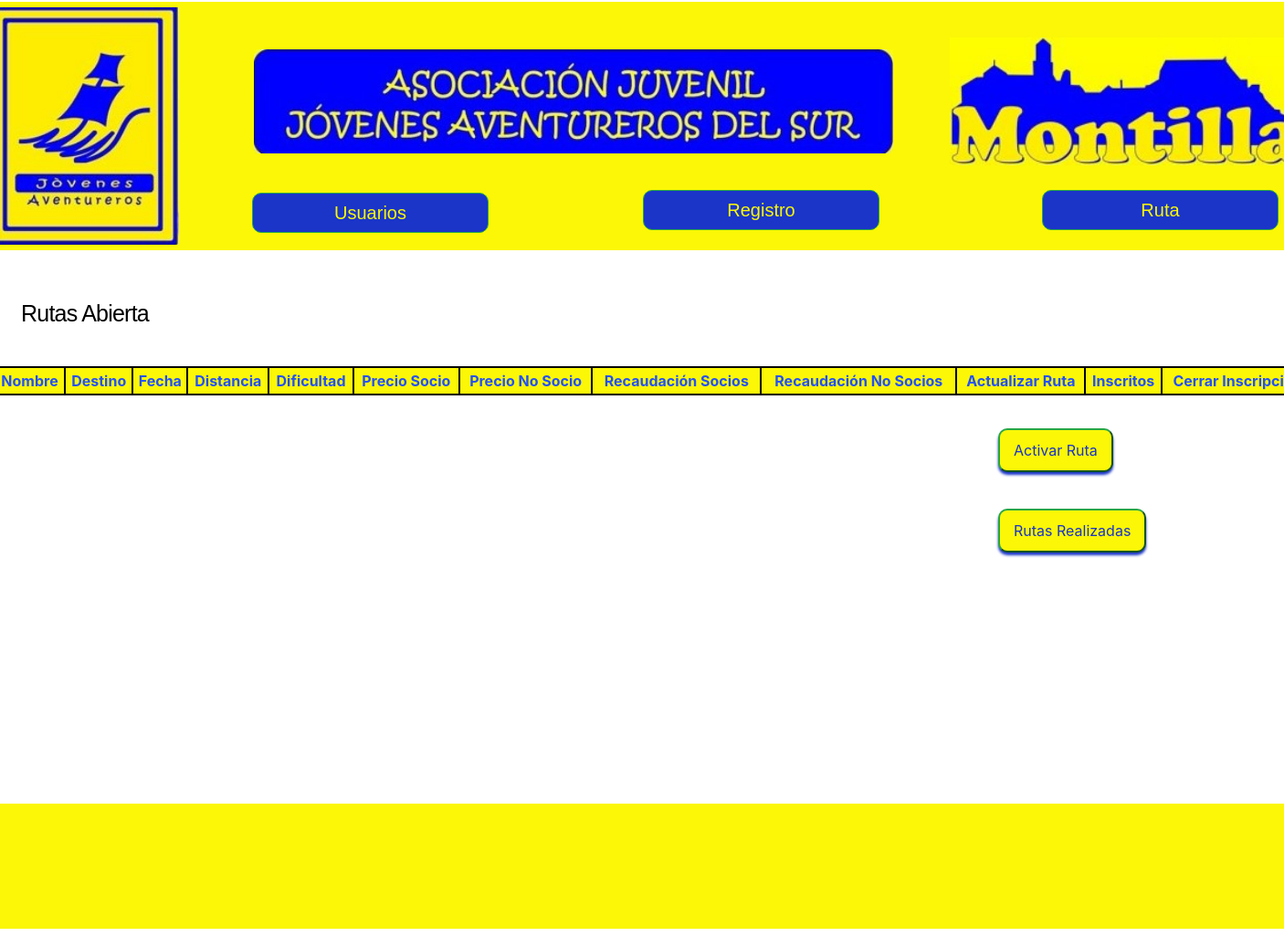
/socios/mostrarIncripciones/abiertas/, run on an earlier commit of the app's database.
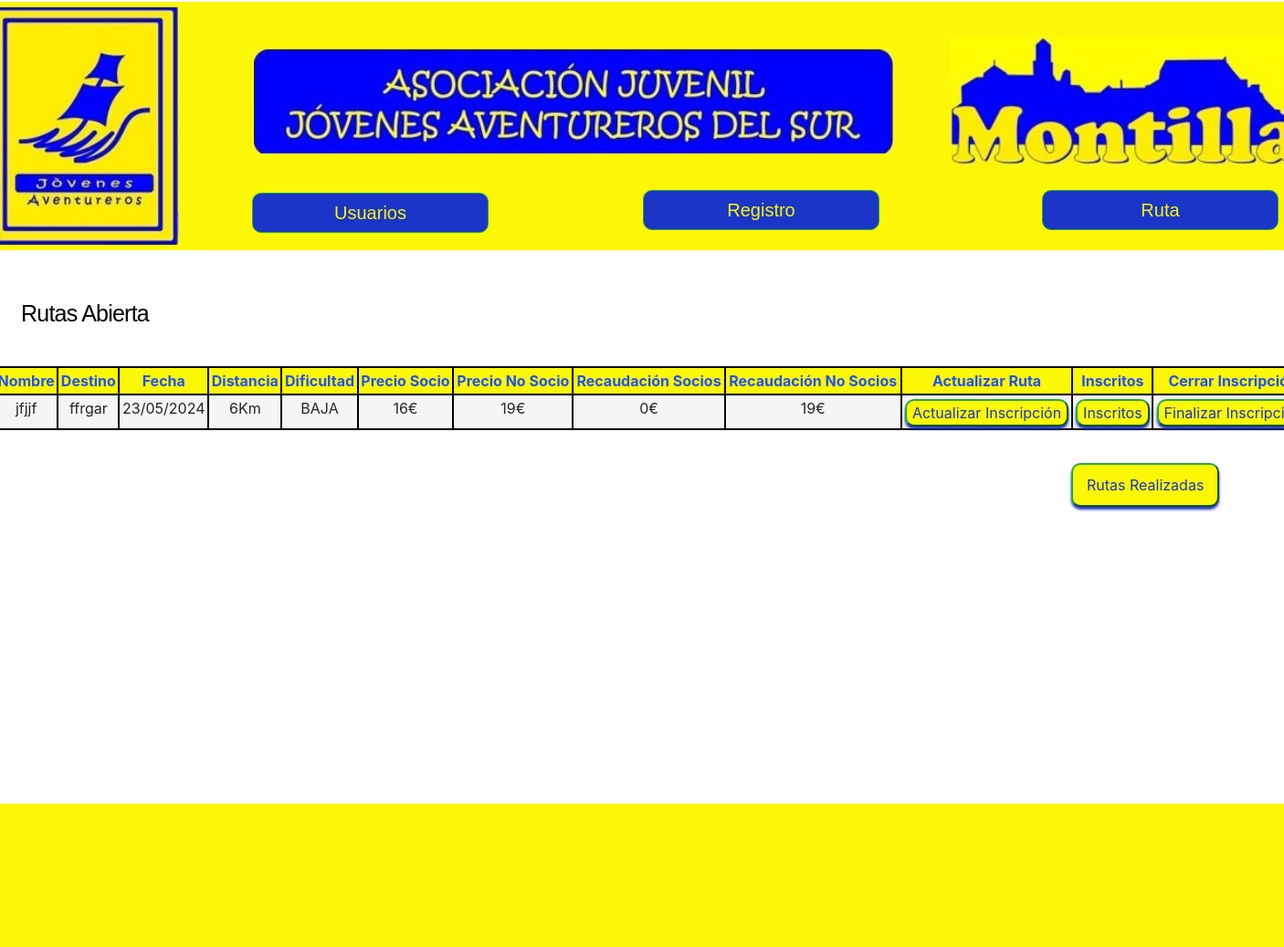
And on a later commit of the database.
### Socios/models.py (models this page shows, shortened)
class Inscripciones(models.Model):
    id = models.AutoField(primary_key=True)
    nombre = models.CharField(max_length=30)
    destino = models.CharField(max_length=30, blank=False)
    fecha = models.CharField(max_length=16, blank=False)
    distancia = models.IntegerField(default=0)
    dificultad = models.CharField(max_length=20, choices=DIFICULTAD, default=BAJA)
    precio_socio = models.PositiveIntegerField()
    precio_no_socio = models.PositiveIntegerField()
    finalizada = models.BooleanField(default=False)
    recaudacion_socios = models.PositiveIntegerField(default=0)
    recaudacion_no_socios = models.PositiveIntegerField(default=0)

### Socios/views.py (the view)
# urls.py: path("mostrarIncripciones/abiertas/", listar_incripciones_abiertas, name="Incripciones Abiertas"),
def listar_incripciones_abiertas(request):
    calcular_suma(request)
    inscripciones = Inscripciones.objects.filter(finalizada = False)
    total = inscripciones.count()
    page = request.GET.get('page', 1)  # Obtener el número de página de la solicitud GET
    try:
        paginator = Paginator(inscripciones, 12)  # 6 usuarios por página
        inscripciones = paginator.page(page)
    except PageNotAnInteger:
            raise Http404
    return render(request, 'socios/mostrarInscripcionAbierta.html', {"entity":inscripciones, "paginator":paginator, "total":total})

### Socios/views.py (called while the page is built)
def calcular_suma(request):
    total_socios = 0
    total_no_socios = 0
    inscripciones = Inscripciones.objects.all()
    for ins in inscripciones:
        total_socios = 0
        total_no_socios = 0
        inscripciones_socio = Inscripcion_Socio.objects.filter(inscripcion = ins)
        for inso in inscripciones_socio:
            if inso.socios.socio is True:
                total_socios += inso.precio
            else:
                total_no_socios += inso.precio
        ins.recaudacion_socios = total_socios
        ins.recaudacion_no_socios = total_no_socios
        ins.save()
    return print("Todo correcto")

### Socios/templates/socios/mostrarInscripcionAbierta.html (shortened to what this page needs)
{% extends "jovenesAventureros/base.html" %}
{% load crispy_forms_tags %}
{% load static %}
{% block content %}
  <div class="overlap-groupRegister">
    <p class="gestiones" style="font-size: 25px; margin-left: -640px; margin-top: -300px;">Rutas Abierta</p>
  <div class="contenedorFormularioSocio" style="margin-top: 20px;">
    <table class ="table" style="margin-left: -60px;">
        <thead>
          <tr>
            <th class="th">Nombre</th>
            <th class="th">Destino</th>
            <th class="th">Fecha</th>
            <th class="th">Distancia</th>
            <th class="th">Dificultad</th>
            <th class="th">Precio Socio</th>
            <th class="th">Precio No Socio</th>
            <th class="th">Recaudación Socios</th>
            <th class="th">Recaudación No Socios</th>
            <th class="th">Actualizar Ruta</th>
            <th class="th">Inscritos</th>
            <th class="th">Cerrar Inscripción</th>
          </tr>
        </thead>
        <tbody>
          {% for ins in entity %}
            <tr>
              <td class="td">{{ ins.nombre }}</td>
              <td class="td">{{ ins.destino }}</td>
              <td class="td">{{ ins.fecha }}</td>
              <td class="td">{{ ins.distancia }}Km</td>
              <td class="td">{{ ins.dificultad }}</td>
              <td class="td">{{ ins.precio_socio }}€</td>
              <td class="td">{{ ins.precio_no_socio }}€</td>
              <td class="td">{{ ins.recaudacion_socios }}€</td>
              <td class="td">{{ ins.recaudacion_no_socios }}€</td>
              <td class="td">
              <button type="submit" class="btn2 btn-success" style="margin-top: 2px; background-color: #FBF707; border-radius: 10px; color: rgba(26, 53, 199, 1);"><a href="{% url 'Actualizar Inscripcion' ins.id %}" style="color: rgba(26, 53, 199, 1);">Actualizar Inscripción</a></button>
              </td>
              <td class="td">
                <button type="submit" class="btn2 btn-success" style="margin-top: 2px; background-color: #FBF707; border-radius: 10px; color: rgba(26, 53, 199, 1);"><a href="{% url 'Usuarios Inscritos' ins.id %}" style="color: rgba(26, 53, 199, 1);">Inscritos</a></button>
            </td>
              <td class="td">
                <button type="submit" class="btn2 btn-success" style="margin-top: 2px; background-color: #FBF707; border-radius: 10px; color: rgba(26, 53, 199, 1);"><a href="{% url 'Cerrar Inscripcion' %}" style="color: rgba(26, 53, 199, 1);">Finalizar Inscripción</a></button>
              </td>
            </tr>
          {% endfor %}
        </tbody>
      </table>
      {% if total == 0 %}
      <button type="submit" class="btn2 btn-success" style="margin-top: 20px; margin-bottom: 20px;background-color: #FBF707; border-radius: 10px; color: rgba(26, 53, 199, 1); margin-left:1040px;padding: 10px 15px;"><a href="{% url 'Crear Inscripcion' %}" style="color: rgba(26, 53, 199, 1);">Activar Ruta</a></button><button type="submit" class="btn2 btn-success" style="margin-top: 20px; margin-bottom: 20px;background-color: #FBF707; border-radius: 10px; color: rgba(26, 53, 199, 1); margin-left:1040px;padding: 10px 15px;"><a href="{% url 'Incripciones Cerradas' %}" style="color: rgba(26, 53, 199, 1);">Rutas Realizadas</a></button>
      {% else %}
      <button type="submit" class="btn2 btn-success" style="margin-top: 20px; margin-bottom: 20px;background-color: #FBF707; border-radius: 10px; color: rgba(26, 53, 199, 1); margin-left:1120px;padding: 10px 15px;"><a href="{% url 'Incripciones Cerradas' %}" style="color: rgba(26, 53, 199, 1);">Rutas Realizadas</a></button>
      {% endif %}
  </div>
  </div>
  <div class="boCc">
</div>
{% endblock %}

What changed in the data, as far as the page shows it:
added Inscripciones: nombre "jfjjf", destino "ffrgar", fecha "23/05/2024", distancia "6", dificultad "BAJA", precio_socio "16", precio_no_socio "19", recaudacion_socios "0", recaudacion_no_socios "19"
Also different on the page:
text no longer shown: "Activar Ruta"
